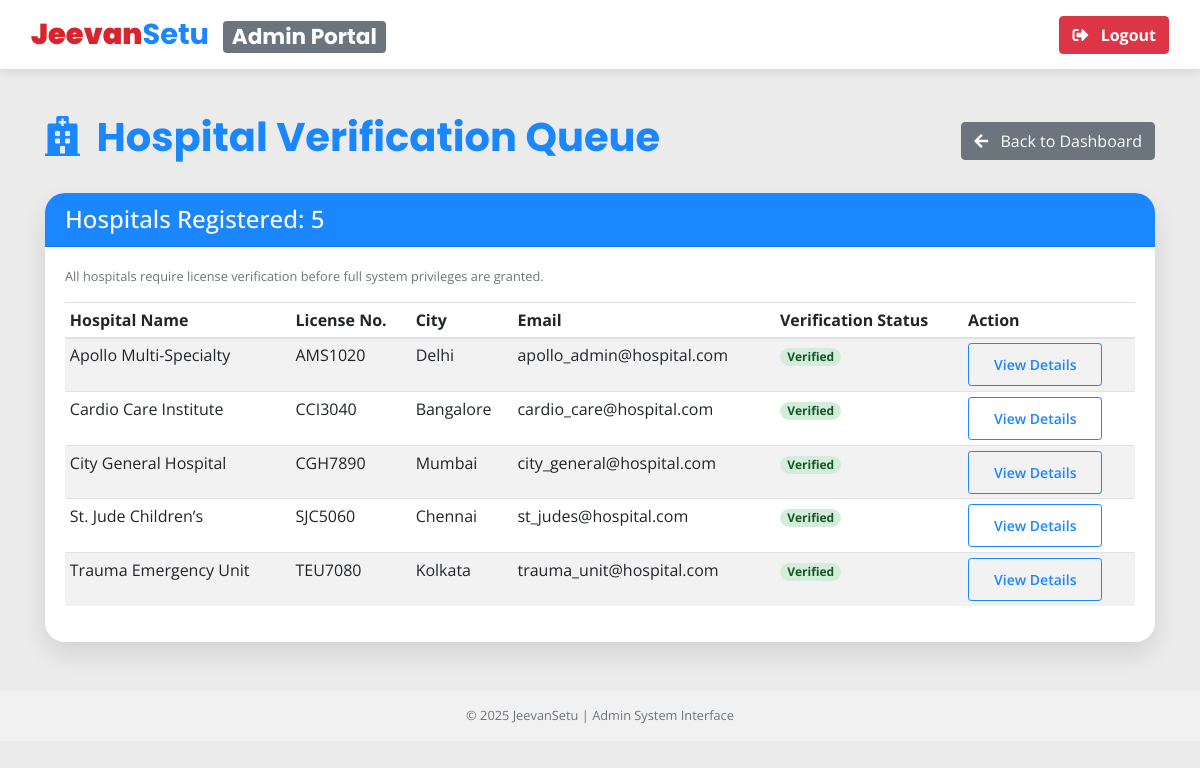
Screenshot of /views/user_dashboards/admin_hospital_list.php (signed in) with the database file from the repository.
### tables this page shows
CREATE TABLE `hospitals` (
  `hospital_id` int(11) NOT NULL,
  `hospital_name` varchar(150) NOT NULL,
  `license_number` varchar(50) DEFAULT NULL,
  `contact_person` varchar(100) NOT NULL,
  `phone_number` varchar(15) DEFAULT NULL,
  `address_line_1` varchar(255) DEFAULT NULL,
  `city` varchar(50) NOT NULL,
  `pincode` varchar(10) NOT NULL
);

CREATE TABLE `users` (
  `user_id` int(11) NOT NULL,
  `email` varchar(100) NOT NULL,
  `password_hash` varchar(50) NOT NULL,
  `user_type` enum('donor','hospital','blood_bank','admin') NOT NULL,
  `status` enum('active','inactive','suspended') DEFAULT 'active',
  `created_at` timestamp NOT NULL DEFAULT current_timestamp()
);

### views/user_dashboards/admin_hospital_list.php (the view, shortened to what this page needs)
<?php
include '../templates/dashboard_header.php';
$sql = "SELECT
    h.hospital_id, h.hospital_name, h.license_number, h.city,
    u.email, u.status as user_status
FROM hospitals h
JOIN users u ON h.hospital_id = u.user_id
ORDER BY h.hospital_name ASC";
$hospitalList = $conn->query($sql)->fetch_all(MYSQLI_ASSOC);
?>
<div class="container py-5">
    <div class="d-flex justify-content-between align-items-center mb-4">
        <h1 class="font-weight-bold" style="color: var(--primary-blue);"><i class="fas fa-hospital mr-2"></i> Hospital Verification Queue</h1>
        <a href="admin_dashboard.php" class="btn btn-secondary">
             <i class="fas fa-arrow-left mr-2"></i> Back to Dashboard
        </a>
    </div>
    <div class="card themed-card p-0">
        <div class="card-header table-header-admin">
            <h4 class="mb-0 text-white">Hospitals Registered: <?php echo count($hospitalList); ?></h4>
        </div>
        <div class="card-body">
            <p class="text-muted small">All hospitals require license verification before full system privileges are granted.</p>
            <?php if (!empty($hospitalList)): ?>
            <div class="table-responsive">
                <table class="table table-striped table-hover table-sm">
                    <thead>
                        <tr>
                            <th>Hospital Name</th>
                            <th>License No.</th>
                            <th>City</th>
                            <th>Email</th>
                            <th>Verification Status</th>
                            <th>Action</th>
                        </tr>
                    </thead>
                    <tbody>
                        <?php foreach ($hospitalList as $hospital): ?>
                        <?php
                            $verification_status = 'Verified';
                            $status_class = 'status-verified';
                        ?>
                        <tr>
                            <td><?php echo htmlspecialchars($hospital['hospital_name']); ?></td>
                            <td><?php echo htmlspecialchars($hospital['license_number']); ?></td>
                            <td><?php echo htmlspecialchars($hospital['city']); ?></td>
                            <td><?php echo htmlspecialchars($hospital['email']); ?></td>
                            <td><span class="badge badge-pill <?php echo $status_class; ?>"><?php echo $verification_status; ?></span></td>
                            <td>
                                <a href="admin_hospital_profile.php?hospital_id=<?php echo $hospital['hospital_id']; ?>" class="btn btn-sm btn-outline-primary">View Details</a>
                            </td>
                        </tr>
                        <?php endforeach; ?>
                    </tbody>
                </table>
            </div>
            <?php else: ?>
                <div class="alert alert-warning text-center mb-0">
                    No hospital records found in the database.
                </div>
            <?php endif; ?>
        </div>
    </div>
</div>
<?php
include '../templates/dashboard_footer.php';
?>

### assets/css/main.css (style rules this page uses)
:root { --primary-red: #D9232D; --primary-blue: #1A86FF; --accent-gold: #FFC107; --light-bg: #EBEBEB; --dark-text: #212529; --card-shadow: 0 12px 25px rgba(0, 0, 0, 0.1); }
body { font-family: 'Open Sans', sans-serif; padding-top: 70px; background-color: var(--light-bg); }
h1, h2, h3, .navbar-brand { font-family: 'Poppins', sans-serif; font-weight: 700; }
.themed-card { border: none; border-radius: 20px; box-shadow: var(--card-shadow); transition: transform 0.4s cubic-bezier(0.25, 0.8, 0.25, 1), box-shadow 0.4s cubic-bezier(0.25, 0.8, 0.25, 1); perspective: 1000px; background-color: white; overflow: hidden; }
.btn-outline-primary { border-color: var(--primary-blue); color: var(--primary-blue); padding: 10px 25px; font-weight: 600; }

### views/templates/dashboard_header.php (style rules this page uses)
body { padding-top: 65px; background-color: var(--light-bg); }

### views/user_dashboards/admin_hospital_list.php (style rules this page uses)
.table-header-admin { background-color: var(--primary-blue); color: white; }
.status-verified { background-color: #d4edda; color: #155724; }

### rows the page displays
hospitals: hospital_name "Apollo Multi-Specialty", license_number "AMS1020", city "Delhi", hospital_id.email "apollo_admin@hospital.com", verification_status "Verified"
hospitals: hospital_name "Cardio Care Institute", license_number "CCI3040", city "Bangalore", hospital_id.email "cardio_care@hospital.com", verification_status "Verified"
hospitals: hospital_name "City General Hospital", license_number "CGH7890", city "Mumbai", hospital_id.email "city_general@hospital.com", verification_status "Verified"
hospitals: hospital_name "St. Jude Children’s", license_number "SJC5060", city "Chennai", hospital_id.email "st_judes@hospital.com", verification_status "Verified"
hospitals: hospital_name "Trauma Emergency Unit", license_number "TEU7080", city "Kolkata", hospital_id.email "trauma_unit@hospital.com", verification_status "Verified"

### other values shown
$user_type_display "Admin"
count($hospitalList) "5"
